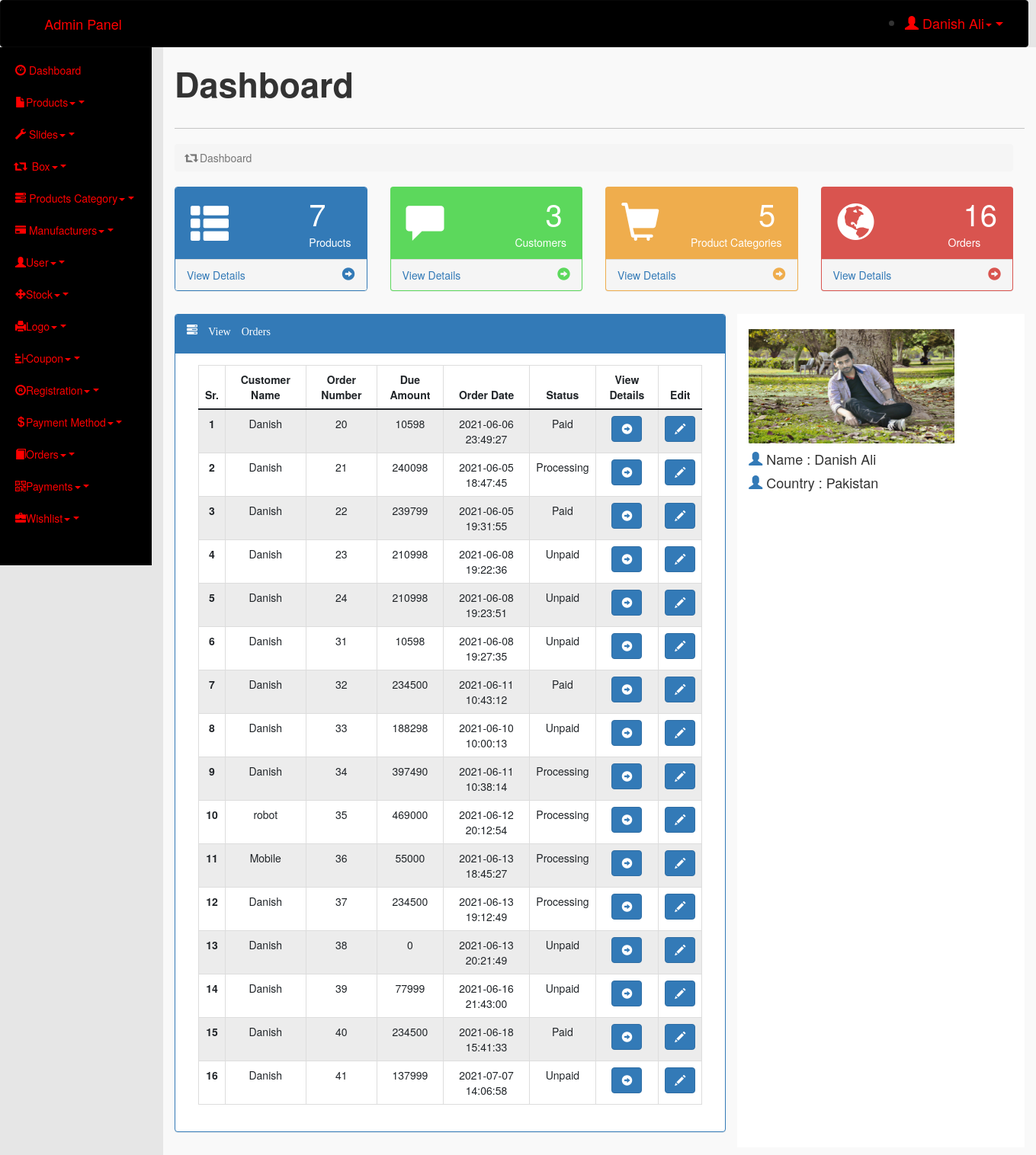
Screenshot of /admin/index.php?dashboard (signed in) with the database file from the repository.
### tables this page shows
CREATE TABLE `orders` (
  `order_id` int(11) NOT NULL,
  `customer_id` int(11) NOT NULL,
  `amount` int(11) NOT NULL,
  `status` int(1) NOT NULL DEFAULT 0,
  `date/time` datetime NOT NULL DEFAULT current_timestamp()
);

CREATE TABLE `registration` (
  `id` int(11) NOT NULL,
  `name` varchar(20) NOT NULL,
  `email` varchar(20) NOT NULL,
  `password` varchar(35) NOT NULL,
  `country` varchar(15) NOT NULL,
  `city` varchar(15) NOT NULL,
  `contact` varchar(15) NOT NULL,
  `address` varchar(50) NOT NULL,
  `picture` varchar(60) NOT NULL,
  `date/time` datetime NOT NULL DEFAULT current_timestamp()
);

### admin/dashboard.php (the view)
<div class="row">
    <div class="col-md-12">
        <h1 class="display-3"><b>Dashboard</b></h1>
    </div>
</div>
<hr>
<div class="row">
    <div class="col-md-12">
        <nav aria-label="breadcrumb">
            <ol class="breadcrumb">
                <li class="breadcrumb-item active" aria-current="page"><span class="glyphicon glyphicon-retweet"></span> Dashboard</li>
            </ol>
        </nav>
    </div>
</div>
<div class="row" style="color: white;">
    <div class="col-md-3 boxes" id="box-1">
        <div class="panel panel-primary">
            <div class="panel-heading p-heading">
                <span class="glyphicon glyphicon-th-list iconic"></span>
                <?php
                    require_once('connection.php');
                    $sql1 = "SELECT * FROM insert_product";
                    $result1 = $conn->query($sql1);
                    $count1 = mysqli_num_rows($result1);
                ?>
                <div style="float: right; margin-top: -15px;"><span style="font-size: 40px;"><?=$count1?></span> <br> <span>Products</span></div>
            </div>
            <div class="panel-footer">
                <div>
                    <a href="index.php?view_products">View Details<span class="glyphicon glyphicon-circle-arrow-right" style="float: right; color: #337AB7; font-size: 17px;"></span> </a>
                </div>
            </div>
        </div>
    </div>
    <div class="col-md-3 boxes" id="box-2">
        <div class="panel" style="background-color: #5CD85C;">
            <div class="panel-heading p-heading">
                <span class="glyphicon glyphicon-comment iconic" style="color: white;"></span>
                <?php
                    require_once('connection.php');
                    $sql2 = "SELECT * FROM registration";
                    $result2 = $conn->query($sql2);
                    $count2 = mysqli_num_rows($result2);
                ?>
                <div style="float: right; margin-top: -15px;"><span style="font-size: 40px; margin-left: 40px;"><?= $count2 ?></span> <br> <span>Customers</span></div>
            </div>
            <div class="panel-footer">
                <div>
                    <a href="index.php?view_registration">View Details<span class="glyphicon glyphicon-circle-arrow-right" style="float: right; color: #5CD85C; font-size: 17px;"></span> </a>
                </div>
            </div>
        </div>
    </div>
    <div class="col-md-3 boxes" id="box-3">
        <div class="panel" style="background-color: #EFAD4D;">
            <div class="panel-heading p-heading">
                <span class="glyphicon glyphicon-shopping-cart iconic" style="color: white;"></span>
                <?php
                    require_once('connection.php');
                    $sql3 = "SELECT * FROM insert_product_category";
                    $result3 = $conn->query($sql3);
                    $count3 = mysqli_num_rows($result3)
                ?>
                <div style="float: right; margin-top: -15px;"><span style="font-size: 40px; margin-left: 89px;"><?= $count3 ?></span> <br> <span>Product Categories</span></div>
            </div>
            <div class="panel-footer">
                <div>
                    <a href="index.php?view_product_category">View Details<span class="glyphicon glyphicon-circle-arrow-right" style="float: right; color: #EFAD4D; font-size: 17px;"></span> </a>
                </div>
            </div>
        </div>
    </div>
    <div class="col-md-3 boxes" id="box-4">
        <div class="panel" style="background-color: #D9544F">
            <div class="panel-heading p-heading">
                <span class="glyphicon glyphicon-globe iconic" style="color: white;"></span>
                <?php
                    require_once('connection.php');
                    $sql4 = "SELECT * FROM orders";
                    $result4 = $conn->query($sql4);
                    $count4 = mysqli_num_rows($result4)
                ?>
                <div style="float: right; margin-top: -15px;"><span style="font-size: 40px; margin-left: 20px;"><?= $count4 ?></span> <br> <span>Orders</span></div>
            </div>
            <div class="panel-footer">
                <div>
                    <a href="index.php?view_orders">View Details <span class="glyphicon glyphicon-circle-arrow-right" style="float: right; color: #D9544F; font-size: 17px;"></span> </a>
                </div>
            </div>
        </div>
    </div>
</div>
<div class="row my-3">
    <div class="col-md-8">
<div class="panel panel-primary">
    <div class="panel-heading"><span class="glyphicon glyphicon-tasks"> View Orders</span></p></div>
    <div class="panel-body">
    <div class="order_table text-center">
            <div class="container-fluid">
            <table class="table table-bordered table-striped">
                    <thead>
                        <tr>
                            <th scope="col">Sr.</th>
                            <th scope="col">Customer Name</th>
                            <th scope="col">Order Number</th>
                            <th scope="col">Due Amount</th>
                            <th scope="col">Order Date</th>
                            <th scope="col">Status</th>
                            <th scope="col">View Details</th>
                            <th scope="col">Edit</th>
                        </tr>
                    </thead>
                    <tbody>
                        <?php
                            require_once('connection.php');
                            $sql = "SELECT * FROM orders";
                            $result = $conn->query($sql);
                            $sno = 1;
                            while($row = $result->fetch_assoc())
                            {
                        ?>
                        <tr>
                            <th scope="row"><?= $sno ?></th>
                            <td>
                                <?php
                                    $customer_id = $row['customer_id'];
                                    $sql5 = "SELECT name FROM registration WHERE id = '$customer_id' ";
                                    $result5 = $conn->query($sql5);
                                    $row5 = $result5->fetch_assoc();
                                    echo $row5['name'];
                                ?>
                            </td>
                            <td><?= $row['order_id'] ?></td>
                            <td><?= $row['amount'] ?></td>
                            <td><?= $row['date/time'] ?></td>
                            <td> <?php if($row['status'] == 0){
                                echo "Unpaid";
                            }
                            elseif($row['status'] == 1){
                                echo "Processing";
                            }
                            else{
                                echo "Paid";
                            }
                            ?> </td>
                            <td>
                            <a href="index.php?order_detail=<?= $row['order_id']; ?>"class="btn btn-primary"> <span class="glyphicon glyphicon-circle-arrow-right"></span></a>
                            </td>
                            <td><a href="index.php?edit_order_id=<?php echo $row['order_id'] ?>" class="btn btn-primary"><span class="glyphicon glyphicon-pencil"></span></a></td>
                        </tr>
                        <?php
                            $sno++;
                            }
                        ?>
                    </tbody>
                </table>
            </div>
        </div>
    </div>
</div>
    </div>
    <div class="col-md-4" style="background-color: white;">
        <br>
        <div>
            <img src="aimages/<?php echo $picture; ?>" alt="<?php echo $picture; ?>" width="270" height="150">
        </div>
        <div>
            <h4><a href=""><span class="glyphicon glyphicon-user"></span></a> Name : <?php echo $name; ?></h4>
            <h4><a href=""><span class="glyphicon glyphicon-user"></span></a> Country : <?php echo $country; ?></h4>
        </div>
    </div>
</div>

### admin/index.php (style rules this page uses)
* { margin: 0px; padding: 0px; }
body { background-color: #E6E6E6; }
.row { margin-right: 0px; }
.p-heading { padding: 20px; }
.iconic { font-size: 50px; }
th , td { text-align: center; }

### rows the page displays
orders: customer.name "Danish", order_id "20", amount "10598", value "2021-06-06 23:49:27", status "Paid"
orders: customer.name "Danish", order_id "21", amount "240098", value "2021-06-05 18:47:45", status "Processing"
orders: customer.name "Danish", order_id "22", amount "239799", value "2021-06-05 19:31:55", status "Paid"
orders: customer.name "Danish", order_id "23", amount "210998", value "2021-06-08 19:22:36", status "Unpaid"
orders: customer.name "Danish", order_id "24", amount "210998", value "2021-06-08 19:23:51", status "Unpaid"
orders: customer.name "Danish", order_id "31", amount "10598", value "2021-06-08 19:27:35", status "Unpaid"
orders: customer.name "Danish", order_id "32", amount "234500", value "2021-06-11 10:43:12", status "Paid"
orders: customer.name "Danish", order_id "33", amount "188298", value "2021-06-10 10:00:13", status "Unpaid"
orders: customer.name "Danish", order_id "34", amount "397490", value "2021-06-11 10:38:14", status "Processing"
orders: customer.name "robot", order_id "35", amount "469000", value "2021-06-12 20:12:54", status "Processing"
orders: customer.name "Mobile", order_id "36", amount "55000", value "2021-06-13 18:45:27", status "Processing"
orders: customer.name "Danish", order_id "37", amount "234500", value "2021-06-13 19:12:49", status "Processing"
orders: customer.name "Danish", order_id "38", amount "0", value "2021-06-13 20:21:49", status "Unpaid"
orders: customer.name "Danish", order_id "39", amount "77999", value "2021-06-16 21:43:00", status "Unpaid"
orders: customer.name "Danish", order_id "40", amount "234500", value "2021-06-18 15:41:33", status "Paid"
orders: customer.name "Danish", order_id "41", amount "137999", value "2021-07-07 14:06:58", status "Unpaid"

### other values shown
$name "Danish Ali"
$count1 "7"
$count2 "3"
$count3 "5"
$count4 "16"
$country "Pakistan"
